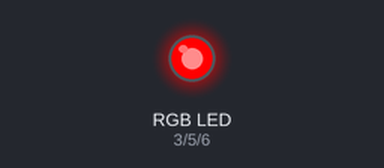
A sketch run on a simulated Arduino Uno, built with avr-gcc and run on an emulated ATmega328P. Parts: an RGB LED mixed from three pins (HIGH = lit).

Above: at 0.05 s.
At 1.25 s:
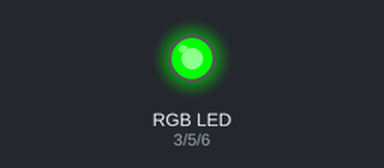
At 2.5 s:
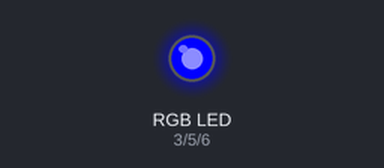
At 3.7 s:
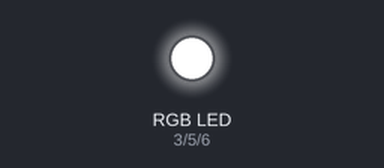
At 4.95 s:
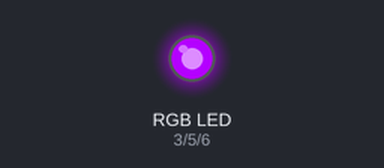
Timing chart, 0 to 6.5 s (numbered marks = the images above):
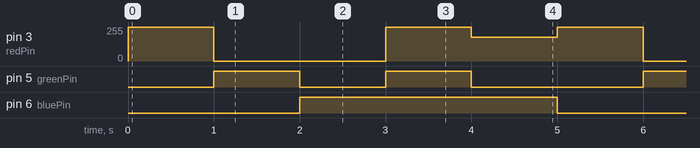

The sketch:

ControlLEDRGB.ino
```cpp
int redPin = 3; //Color rojo al pin 3 en el arduino
int greenPin = 5; //Color verde al pin 5 en el arduino
int bluePin = 6; //Color azul al pin 6 en el arduino
//En la seccipon de configuración necesitamos definir los pines como salidas

void setup() {
  pinMode (redPin, OUTPUT);
  pinMode (greenPin, OUTPUT);
  pinMode (bluePin, OUTPUT);
}

//Los siguientes argumentos representan el brillo de los LED´s o el ciclo de trabajo de la señal PWM que se crea mediante la función analogWrite().
//Estos valores pueden variar de 0 a 255 representando el ciclo de trabjo del 100% de la señal PWM o el brillo maximo del led.
//Haremo nuestro programa que cambiara el brillo del led por cada uno cada segundo.

void loop() {
  setColor(255,0,0); //Color rojo
  delay(1000);
  setColor(0,255,0); //Color verde
  delay(1000);
  setColor(0,0,255);
  delay(1000);
  setColor(255,255,255);
  delay(1000);
  setColor(180,0,255);
  delay(1000);
}

//Vamos a declarar ka funcion setColor que se utiliza en el loop principal

void setColor(int redValue, int greenValue, int blueValue){
  analogWrite(redPin, redValue);
  analogWrite(greenPin, greenValue);
  analogWrite(bluePin, blueValue);
}
```

Measured:
- by itself, pin 3 (redPin): repeats every 5.0 s: 0/255 2.0 s, 255/255 1.0 s, 180/255 1.0 s, 255/255 1.0 s
- by itself, pin 5 (greenPin): repeats every 5.0 s: LOW 1.0 s, HIGH 1.0 s, LOW 2.0 s, HIGH 1.0 s
- by itself, pin 6 (bluePin): alternates HIGH for 3.0 s and LOW for 2.0 s
